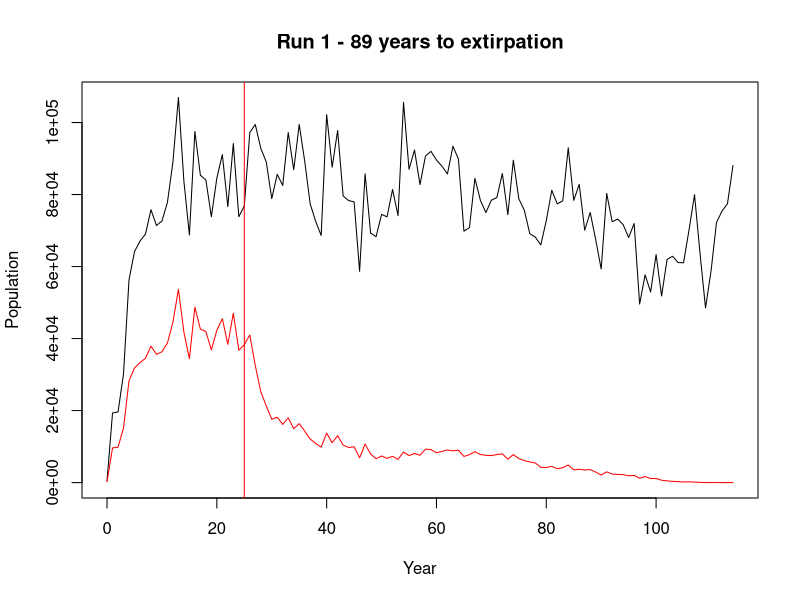

The R script that drew this image:
#parameters----

# Simulation begins with age-2 fish, sex is randomly chosen
# K is implemented using the Beverton-Holt recruitment model (K=(R0-1)*M))
startingFish <- 500
k <- 100000

# Treatment years are when YY fish are stocked and suppression is applied, if applicable
burnInYears <- 25
treatmentYears <- 100
afterYears <- 25

# YY survival is calculated as a proportion of wild pikeminnow survival
#   (1=equivalent survival rate to wild fish)
wildMortality <- 0.57873786895
yySurvival <- 1

# YY fish are stocked at age 1
numFyy <- 1000
numMyy <- 10000

# Suppression is size-selective based on WNRD 2022 efforts 
# Suppression level = relative probability of a fish being suppressed at length l
#   (for any length l, double the level = double the probability of suppression)
# Suppression probability scales inverse to population 
#   (1/2 the population = 2x the probability for each fish at the same level)
# A level of 1 roughly corresponds to WNRD 2022 efforts (~500 removed)
# Stocked fish cannot be suppressed
suppressionLevel <- 1

# Choose how many simulations will be run and how many will be plotted
# On the plots, black line = total population, red line = wild-type females
# You will get a report summarizing the results of all simulations
numSimulations <- 1
numPlots <- 1

#functions----

maturity <- function(inds) {
  lengths <- inds$length
  numFish <- length(lengths)
  probMature <- 1/(1+exp(log(19)*(lengths-250)/(250-308)))
  inds$mature<-rbinom(numFish, 1, probMature)
  inds
}

growth <- function(inds) {
  inds$age <- inds$age+1
  numFish <- length(inds$age)
  inds$length <- ifelse(inds$age > 1, 726.7*(1-exp(-.1437*(inds$age+.04422)))+rnorm(numFish, 0, 40), 726.7*(1-exp(-.1437*(inds$age+.04422)))+rnorm(numFish, 0, 14))
  inds
}

death <- function(inds) {
  numFish <- length(inds$age)
  inds$dead <- ifelse(inds$yy == 0, rbinom(numFish, 1, wildMortality), rbinom(numFish, 1, (1-((1-0.5701418464)*yySurvival))))
  inds <- subset(inds, dead==0)
  inds
}

birth <- function(inds) {
  matureFxx <- nrow(subset(inds, mature == 1 & sex == 1 & yy == 0))
  matureMxy <- nrow(subset(inds, mature == 1 & sex == 0 & yy == 0))
  matureFyy <- nrow(subset(inds, mature == 1 & sex == 1 & yy == 1))
  matureMyy <- nrow(subset(inds, mature == 1 & sex == 0 & yy == 1))
  
  totalPairs <- matureFxx+matureFyy
  if (totalPairs == 0) {
    return(inds)
  }
  spawners <- totalPairs*2
  
  newFish <- (((sqrt(k)+1)*spawners)/(1+spawners/(sqrt(k))))/2+rnorm(1,0,k/10)
  if (newFish <= 0) {
     return(inds)
  }
  
  percMyy <- matureMyy/(matureMyy+matureMxy)
  percFyy <- matureFyy/(matureFyy+matureFxx)
  percBothyy <- percMyy*percFyy
  
  pairsBothyy <- rbinom(1,totalPairs,percBothyy)
  pairsFxxMyy <- rbinom(1,(totalPairs-pairsBothyy),percMyy)
  pairsFyyMxy <- rbinom(1,(totalPairs-pairsBothyy-pairsFxxMyy),percFyy)
  pairsWild <- (totalPairs-pairsBothyy-pairsFxxMyy-pairsFyyMxy)

  recruitsBothyy <- round((newFish*(pairsBothyy/totalPairs)), 0)
  recruitsFxxMyy <- round((newFish*(pairsFxxMyy/totalPairs)), 0)
  recruitsFyyMxy <- round((newFish*(pairsFyyMxy/totalPairs)), 0)
  recruitsWild <- (newFish-recruitsBothyy-recruitsFxxMyy-recruitsFyyMxy)

  if(recruitsBothyy > 0) {
    newFish_Bothyy <- data.frame(age=rep(0, recruitsBothyy), sex=rep(0, recruitsBothyy), length=rep(0, recruitsBothyy), mature=rep(0,recruitsBothyy), dead=rep(0, recruitsBothyy), yy=rep(1, recruitsBothyy), stocked=rep(0, recruitsBothyy))
    inds <- rbind(inds, newFish_Bothyy);
  }

  if(recruitsFxxMyy > 0) {
    newFish_FxxMyy <- data.frame(age=rep(0, recruitsFxxMyy), sex=rep(0, recruitsFxxMyy), length=rep(0, recruitsFxxMyy), mature=rep(0, recruitsFxxMyy), dead=rep(0, recruitsFxxMyy), yy=rep(0, recruitsFxxMyy), stocked=rep(0, recruitsFxxMyy))
    inds <- rbind(inds, newFish_FxxMyy);
  }

  if(recruitsFyyMxy > 0) {
    newFish_FyyMxy <- data.frame(age=rep(0, recruitsFyyMxy), sex=rep(0, recruitsFyyMxy), length=rep(0, recruitsFyyMxy), mature=rep(0, recruitsFyyMxy), dead=rep(0, recruitsFyyMxy), yy=rbinom(recruitsFyyMxy, 1, 0.5), stocked=rep(0, recruitsFyyMxy))
    inds <- rbind(inds, newFish_FyyMxy);
  }

  if(recruitsWild > 0) {
    newFish_Wild<- data.frame(age=rep(0, recruitsWild), sex=rbinom(recruitsWild, 1, 0.5), length=rep(0, recruitsWild), mature=rep(0, recruitsWild), dead=rep(0, recruitsWild), yy=rep(0, recruitsWild), stocked=rep(0, recruitsWild))
    inds <- rbind(inds, newFish_Wild);
  }
  inds
}

stockYY <- function(inds){
  if (numMyy > 0) {new_Myy <- data.frame(age=rep(1, numMyy), sex=rep(0, numMyy), length=rep(0, numMyy), mature=rep(0, numMyy), dead=rep(0, numMyy), yy=rep(1, numMyy), stocked=rep(1,numMyy)); inds <- rbind(inds, new_Myy)}
  if (numFyy > 0) {new_Fyy <- data.frame(age=rep(1, numFyy), sex=rep(1, numFyy), length=rep(0, numFyy), mature=rep(0, numFyy), dead=rep(0, numFyy), yy=rep(1, numFyy), stocked=rep(1,numFyy)); inds <- rbind(inds, new_Fyy)}
  inds
}

suppress <-function(inds) {
  lengths <- inds$length
  numFish <- length(lengths)
  suppressProb <-  (0.00008526*1.025^(.8753*(lengths))+.01753)*suppressionLevel*0.1877*(1/(nrow(inds)/80000))
  suppressProb <- ifelse(suppressProb>1, 1, suppressProb)
  inds$dead <- ifelse(inds$stocked==1, 0, rbinom(numFish, 1, suppressProb))
  inds <- subset(inds, dead==0)
  inds
}

#simulation----

plotYears <- sample.int(numSimulations, numPlots)
cat("\nSimulation runs to be plotted:", sort(plotYears), "\n")

yearsToElim <- c()
startTime <- Sys.time()

for (y in 1:numSimulations) {
  inds <- data.frame(age=rep(2, startingFish), sex=rbinom(startingFish,1,0.5), length=rep(0,startingFish), mature=rep(0,startingFish), dead=rep(0,startingFish), yy=rep(0,startingFish), stocked=rep(0,startingFish))
  eliminationYear <- 0
  Population <- c(startingFish)
  numFxx <- nrow(subset(inds, sex == 1 & yy == 0))
  
  for (year in 1:(burnInYears+treatmentYears+afterYears)) {
    if (year > burnInYears && year <= (burnInYears+treatmentYears)) {
      if (suppressionLevel>0) {inds <- suppress(inds)}
      inds <- stockYY(inds)
    }
    
    if (nrow(subset(inds, sex == 1 & yy == 0)) == 0) {
      Population <- append(Population, nrow(inds))
      numFxx <- append(numFxx, 0)
      eliminationYear <- year
      break
    }
    
    inds <- death(inds)
    inds <- growth(inds)
    inds <- maturity(inds)
    inds <- birth(inds)
    
    Population <- append(Population, nrow(inds))
    numFxx <- append(numFxx, nrow(subset(inds, sex == 1 & yy == 0)))
  }
  
  Year <- 0:(burnInYears+treatmentYears+afterYears)
  Year <- (head(Year,(length(Population))))
  numFxx <- (head(numFxx,(length(Population))))
  if(eliminationYear != 0) {yearsToElim <- append(yearsToElim, eliminationYear-burnInYears)}
  
  if (is.element(y, plotYears)) {
    plot(Year, Population, type='l', main=(ifelse(eliminationYear == 0, (paste("Run", y, "- Not Extirpated. Min. Females:", min(tail(numFxx,(treatmentYears+afterYears))))), (paste("Run", y, "-", (eliminationYear-burnInYears), "years to extirpation")))), ylim=c(0,max(Population)))
    lines(Year, numFxx, type='l', col="red")
    abline(v=burnInYears, col="red")
    abline(v=burnInYears+treatmentYears, col="red")
  }
}
endTime <- Sys.time()
timeTaken <- round(difftime(endTime, startTime, units='secs'), digits=2)

#analysis----

cat("\nTotal Execution Time: ", timeTaken, " seconds (", round(timeTaken/numSimulations, digits=2), " seconds per run)", sep='')
cat("\nExtirpation Percentage: ", (((length(yearsToElim))/numSimulations)*100), "% (", length(yearsToElim), "/", numSimulations, " runs)\n", sep='')
if (is.null(yearsToElim) == FALSE) {cat("Of Extirpating Runs, Mean: ", (mean(yearsToElim)), " years, SD: ", (sd(yearsToElim)), ", Range: ", (range(yearsToElim)[1]), "-", (range(yearsToElim)[2]),  sep='')}